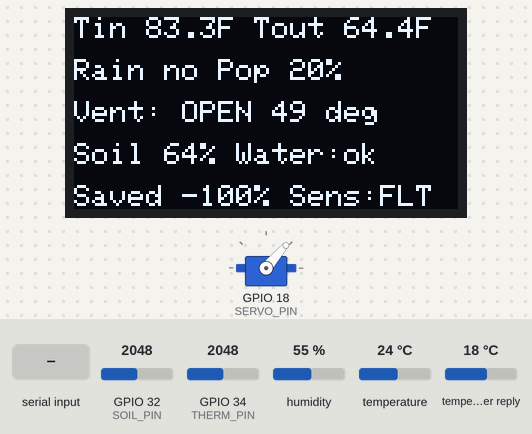
Recording of a sketch running on a simulated ESP32. Parts: servo, 128×64 one-colour display. The inputs (shaded band) are chosen by the test bench; at power-on: GPIO 34 (THERM_PIN) = 2048, GPIO 32 (SOIL_PIN) = 2048, temperature 24 °C, humidity 55 %, temperature in the weather reply 18 °C (analog values on the 0–4095 scale). WiFi joins after 1.5 s; servers stay silent unless stated; no MQTT or app messages arrive unless stated; web services answer with replies made up by the test bench; what the sketch prints to the serial monitor is not drawn.

Above: at 3.6 s.
3.7 s: GPIO 34 (THERM_PIN) set to 1969
At 4.8 s:
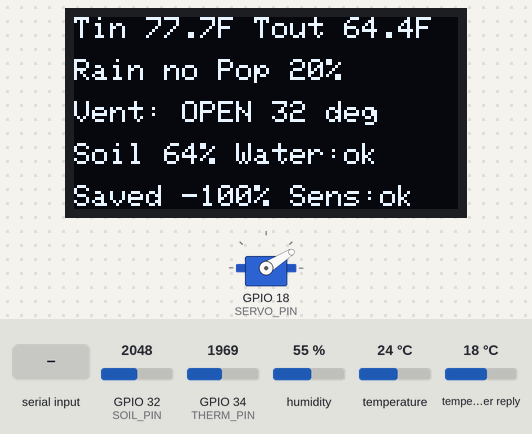
5.5 s: GPIO 34 (THERM_PIN) set to 2866
At 7.2 s:
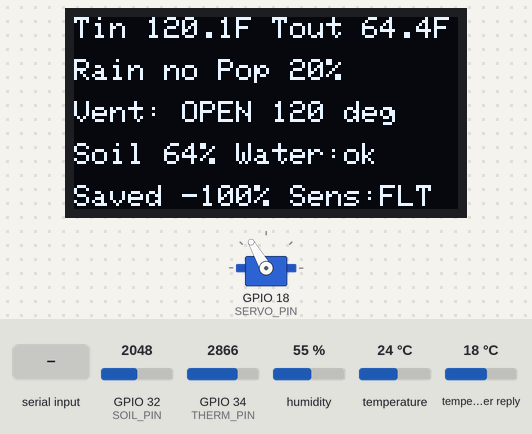
7.5 s: GPIO 32 (SOIL_PIN) set to 2143
At 9.1 s:
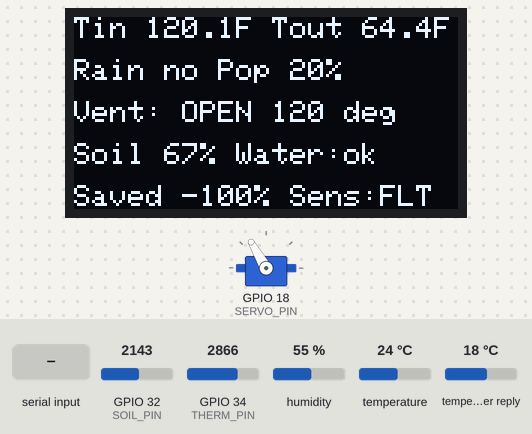
9.5 s: GPIO 34 (THERM_PIN) set to 1228
At 11.4 s:
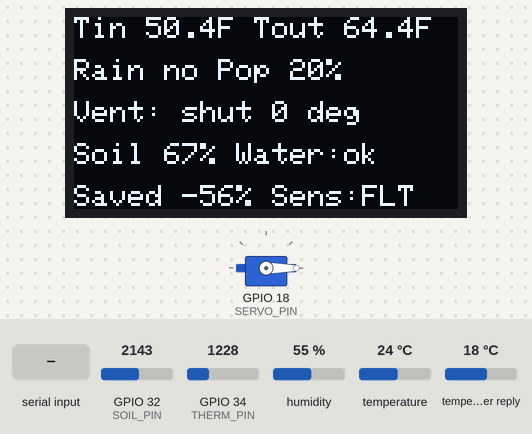
15.5 s: temperature set to 12 °C
At 23.3 s:
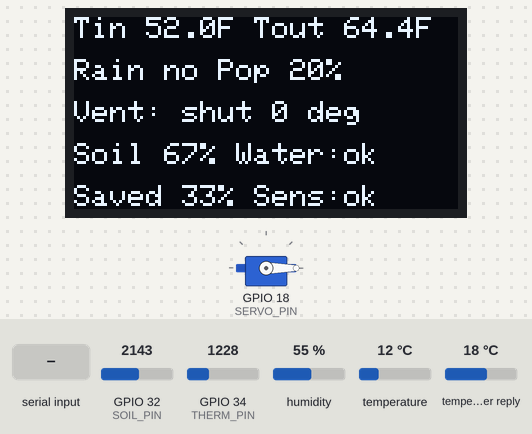
23.4 s: "storm\n" received over Serial
At 29.1 s:
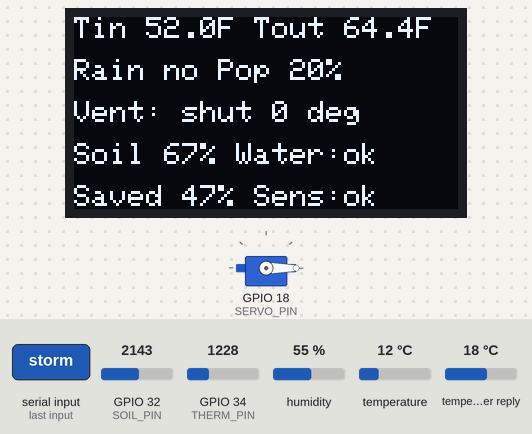
Timing chart, 0 to 30.6 s (numbered marks = the images above; inputs shaded):
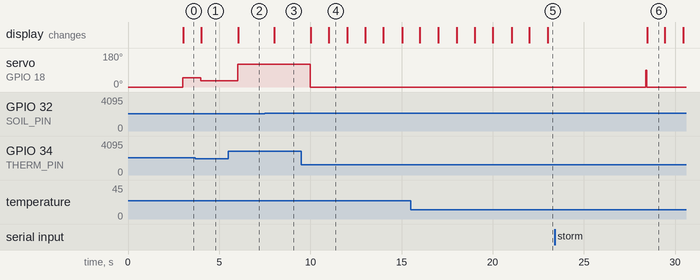

The sketch:

GreenHouse.ino
```cpp
#include <Arduino.h>
#include <WiFi.h>
#include <WiFiClientSecure.h>
#include <PubSubClient.h>
#include <HTTPClient.h>
#include <ArduinoJson.h>
#include <DHT.h>
#include <ESP32Servo.h>
#include <Wire.h>
#include <Adafruit_GFX.h>
#include <Adafruit_SSD1306.h>

// Credentials
#define WIFI_SSID     ""     // 2.4 GHz network or phone hotspot
#define WIFI_PASS     ""
#define OWM_API_KEY   ""
#define LAT           "29.42"
#define LON           "-98.49"
#define AIO_USER      ""
#define AIO_KEY       ""

// 1 = fake weather values (WiFi and dashboard stay ON). 0 = real OpenWeather data.
#define USE_MOCK_API  0
#define MOCK_TOUT     18.0f
#define MOCK_POP      0.10f
#define MOCK_RAIN     false

// Pins
#define DHT_PIN       4
#define DHT_TYPE      DHT11
#define THERM_PIN     34                   // ADC1
#define SOIL_PIN      32                   // ADC1
#define SERVO_PIN     18

// ---------- Control parameters ----------
const float T_SET        = 25.0f;   // setpoint (C)
const float DELTA_IN     = 1.0f;    // delta: deadband above setpoint
const float DELTA_OUT    = 2.0f;    // Delta: outside must be this much cooler
const float SENSOR_DIFF  = 4.0f;    // max allowed DHT vs thermistor disagreement
const float POP_LIMIT    = 0.40f;   // rain probability that blocks the vent
const float SPIKE_MARGIN = 4.0f;    // forecast above Tset by this = heat spike
const float PRECOOL_BIAS = 2.0f;    // lower setpoint during a forecast spike
const int   ANGLE_MIN    = 30;      // vent angle when just opening
const int   ANGLE_MAX    = 120;
const float BASELINE_DUTY = 0.5f;   // fixed-schedule baseline: vent open 50% of the time

const float THERM_OFFSET_C = 3.5f;  // calibration: thermistor read ~3.5 C low vs the DHT11

// Soil moisture and irrigation (calibrate on the hardware sensor)
// Read "soil_raw" in the Serial output with the probe in dry air and again in a cup of water,
// then put those two numbers here.
const int   SOIL_RAW_DRY  = 350;   // ADC value in dry air/soil
const int   SOIL_RAW_WET  = 3000;   // ADC value in water/wet soil
const int   SOIL_DRY_PCT  = 35;     // below this the plant needs water
const int   SOIL_WET_PCT  = 60;     // at or above this the soil is wet enough
const float SCHEDULE_PERIOD_S = 120.0f;  // demo value; use 21600 (6 h) for a real deployment

#if USE_MOCK_API
const unsigned long POLL_MS = 15000UL;
#else
const unsigned long POLL_MS = 600000UL;   // 10 min between real API calls
#endif
const unsigned long RETRY_MS = 30000UL;   // retry sooner if a fetch failed

const unsigned long PUB_INTERVAL_MS = 20000UL;  // 8 feeds every 20 s stays under the free 30/min limit

// ---------- Objects ----------
DHT dht(DHT_PIN, DHT_TYPE);
Servo vent;
WiFiClient netClient;
PubSubClient mqtt(netClient);
Adafruit_SSD1306 oled(128, 64, &Wire, -1);

// ---------- State ----------
struct Weather {
  bool  valid    = false;
  float tout     = NAN;
  float nextTemp = NAN;
  float pop      = 0;
  bool  raining  = false;
} weather;

float tin = NAN, tDht = NAN, tTherm = NAN;
int   soilPct = 0;
int   soilRaw = 0;
float hum = NAN;
bool  sensorFault = false;
bool  ventOpen = false;
int   ventAngle = 0;

unsigned long lastPoll = 0, lastTick = 0, lastJson = 0, lastTs = 0;
unsigned long pollGap = POLL_MS;
float ventOpenSec = 0, elapsedSec = 0, degHours = 0;
bool  rainRisk = false, waterNeeded = false;
int   irrigationAvoided = 0, irrigationWatered = 0;
float nextSlotSec = SCHEDULE_PERIOD_S;
float cToF(float c) { return c * 9.0f / 5.0f + 32.0f; }

// ---------- Sensors ----------
// Hardware thermistor: 10k NTC on the 3V3 side, 10k fixed resistor to GND (Steinhart-Hart)
float readThermistorC() {
  int sum = 0;
  for (int i = 0; i < 5; i++) {
    sum += constrain(analogRead(THERM_PIN), 10, 4085);
    delay(3);
  }
  float reading = sum / 5.0f;
  float r = 10000.0f * ((4095.0f / reading) - 1.0f);
  if (r <= 0) return NAN;
  double lnR = log(r);
  double tempK = 1.0 / (0.001129148 + (0.000234125 + 0.0000000876741 * lnR * lnR) * lnR);
float tempC= (float)(tempK - 273.15);
return tempC+ THERM_OFFSET_C;
}

int readSoilPct() {
  long sum = 0;
  for (int i = 0; i < 10; i++) sum += analogRead(SOIL_PIN);
  soilRaw = sum / 10;
  return constrain(map(soilRaw, SOIL_RAW_DRY, SOIL_RAW_WET, 0, 100), 0, 100);
}

void readSensors() {
  tDht   = dht.readTemperature();
  tTherm = readThermistorC();
  hum = dht.readHumidity();
  soilPct  = readSoilPct();

  bool dhtOk = !isnan(tDht), thOk = !isnan(tTherm);
  sensorFault = false;
  if (dhtOk && thOk) {
    if (fabs(tDht - tTherm) > SENSOR_DIFF) {
      sensorFault = true;
      tin = tTherm;                       // thermistor treated as primary on disagreement
    } else {
      tin = (tDht + tTherm) / 2.0f;
    }
  } else if (thOk) { tin = tTherm; sensorFault = true; }
  else if (dhtOk)  { tin = tDht;   sensorFault = true; }
  else             { tin = NAN;    sensorFault = true; }
}

// ---------- Cloud ----------
bool httpGetJson(const String &url, JsonDocument &doc) {
  WiFiClientSecure client;
  client.setInsecure();                   // classroom demo; use a CA cert in production
  HTTPClient http;
  if (!http.begin(client, url)) return false;
  int code = http.GET();
  bool ok = false;
  if (code == 200) ok = (deserializeJson(doc, http.getString()) == DeserializationError::Ok);
  else Serial.printf("OpenWeather HTTP %d\n", code);
  http.end();
  return ok;
}

bool fetchWeather() {
#if USE_MOCK_API
  weather.tout = MOCK_TOUT; weather.nextTemp = MOCK_TOUT + 1;
  weather.pop = MOCK_POP;   weather.raining = MOCK_RAIN;
  weather.valid = true;
  return true;
#else
  if (WiFi.status() != WL_CONNECTED) return false;
  String base = "https://api.openweathermap.org/data/2.5/";
  String tail = String("&lat=") + LAT + "&lon=" + LON + "&units=metric&appid=" + OWM_API_KEY;

  JsonDocument cur;
  if (!httpGetJson(base + "weather?" + tail.substring(1), cur)) return false;
  weather.tout = cur["main"]["temp"] | NAN;
  String main = cur["weather"][0]["main"] | "";
  float rain1h = cur["rain"]["1h"] | 0.0f;
  weather.raining = rain1h > 0 || main == "Rain" || main == "Drizzle" || main == "Thunderstorm";

  JsonDocument fc;
  if (httpGetJson(base + "forecast?cnt=2" + tail, fc)) {
    weather.pop = fc["list"][0]["pop"] | 0.0f;
    weather.nextTemp = fc["list"][1]["main"]["temp"] | weather.tout;
  } else {
    weather.pop = 0; weather.nextTemp = weather.tout;
  }
  weather.valid = !isnan(weather.tout);
  return weather.valid;       // last good response stays cached if a poll fails
#endif
}

// ---------- Control ----------
void updateControl() {
  rainRisk = weather.valid && (weather.raining || weather.pop >= POP_LIMIT);
  if (isnan(tin) || !weather.valid) {     // fail safe: close vent
    ventOpen = false;
  } else {
    float tset = T_SET;
    if (weather.nextTemp > T_SET + SPIKE_MARGIN) tset -= PRECOOL_BIAS;

    bool tooHot        = tin > tset + DELTA_IN;
    bool outsideCooler = weather.tout < tin - DELTA_OUT;

    if (!ventOpen && tooHot && outsideCooler && !rainRisk) ventOpen = true;
    else if (ventOpen && (rainRisk || tin <= tset || weather.tout >= tin)) ventOpen = false;

    ventAngle = ventOpen ? constrain((int)(ANGLE_MIN + (tin - tset) * 5.5f), ANGLE_MIN, ANGLE_MAX) : 0;
  }
  if (!ventOpen) ventAngle = 0;
  vent.write(ventAngle);
}

void updateMetrics(float dt) {
  elapsedSec += dt;
  if (ventOpen) ventOpenSec += dt;
  if (!isnan(tin) && tin > T_SET) degHours += (tin - T_SET) * dt / 3600.0f;

  // Plant protection: water only when soil is dry and no rain is expected
  waterNeeded = (soilPct < SOIL_DRY_PCT) && !rainRisk;

  // At each fixed-schedule slot the baseline would water; we only do so if needed
  if (elapsedSec >= nextSlotSec) {
    nextSlotSec += SCHEDULE_PERIOD_S;
    if (waterNeeded) irrigationWatered++;
    else irrigationAvoided++;
  }
}

float savedPct() {                         // actuator-off time vs fixed schedule baseline
  float base = BASELINE_DUTY * elapsedSec;
  return base > 0 ? (base - ventOpenSec) / base * 100.0f : 0;
}

// ---------- Outputs ----------
void drawOled() {
  oled.clearDisplay();
  oled.setTextSize(1);
  oled.setTextColor(SSD1306_WHITE);
  oled.setCursor(0, 0);  oled.printf("Tin %.1fF Tout %.1fF", cToF(tin), cToF(weather.tout));
  oled.setCursor(0, 14); oled.printf("Rain %s Pop %.0f%%", weather.raining ? "YES" : "no", weather.pop * 100);
  oled.setCursor(0, 28); oled.printf("Vent: %s %d deg", ventOpen ? "OPEN" : "shut", ventAngle);
  oled.setCursor(0, 42); oled.printf("Soil %d%% Water:%s", soilPct, waterNeeded ? "NEED" : (rainRisk ? "skip" : "ok"));
  oled.setCursor(0, 56); oled.printf("Saved %.0f%% Sens:%s", savedPct(), sensorFault ? "FLT" : "ok");
  oled.display();
}

#define PRINT_JSON 0   // set to 1 to also print the full JSON line (for report data)

void printStatus() {
Serial.printf("Tin %.1fF | Tout %.1fF | Rain %s | Vent %s %d | Soil %d%% (raw %d) | Saved %.0f%% | Sens %s\n",
              cToF(tin), cToF(weather.tout), weather.raining ? "YES" : "no",
              ventOpen ? "OPEN" : "shut", ventAngle,
              soilPct, soilRaw, savedPct(), sensorFault ? "FLT" : "ok");
}

void printJson() {
  JsonDocument doc;
  doc["tin"] = cToF(tin);//clear adafruit old logs to make room for fahrenheit conversion
  doc["t_dht"] = tDht;
  doc["t_therm"] = tTherm;
  doc["tout"] = weather.tout;
  doc["pop"] = weather.pop;
  doc["rain"] = weather.raining;
  doc["humidity"] = hum;
  doc["vent_open"] = ventOpen;
  doc["vent_angle"] = ventAngle;
  doc["fault"] = sensorFault;
  doc["actuator_off_saved_pct"] = savedPct();
  doc["degree_hours"] = degHours;
  doc["soil_pct"] = soilPct;
  doc["soil_raw"] = soilRaw;
  doc["water_needed"] = waterNeeded;
  doc["irrigation_avoided"] = irrigationAvoided;
  doc["irrigation_watered"] = irrigationWatered;
  serializeJson(doc, Serial);
  Serial.println();
}

bool mqttConnect() {
  if (mqtt.connected()) return true;
  static unsigned long lastTry = 0;
  if (millis() - lastTry < 10000) return false;     // retry at most every 10 s
  lastTry = millis();
  bool ok = mqtt.connect("greenhouse-esp32", AIO_USER, AIO_KEY);
  Serial.println(ok ? "Adafruit IO: connected" : "Adafruit IO: connect failed");
  return ok;
}

void pubFeed(const char *feed, float value) {
  if (isnan(value)) return;
  char topic[64], payload[16];
  snprintf(topic, sizeof(topic), "%s/feeds/%s", AIO_USER, feed);
  snprintf(payload, sizeof(payload), "%.2f", value);
  mqtt.publish(topic, payload);
}
void publishDashboard() {
  if (WiFi.status() != WL_CONNECTED || !mqttConnect()) return;
  pubFeed("tin", cToF(tin));
  pubFeed("tout", cToF(weather.tout));
  pubFeed("soil", soilPct);
  pubFeed("vent-angle", ventAngle);
  pubFeed("humidity", hum);
  pubFeed("degree-hours", degHours);
  pubFeed("saved-pct", savedPct());
  pubFeed("irrigation-avoided", irrigationAvoided);
  Serial.println("Adafruit IO: published");
}

  void handleSerialCommand() {
  if (Serial.available() > 0) {
    String command = Serial.readStringUntil('\n');
    command.trim();  // Remove newline and extra spaces

    if (command == "storm") {
      ventOpen = true;
      ventAngle = 90;
      delay(5000);
      vent.write(ventAngle);
      Serial.println("Vent opened");
    }}}
// ---------- Setup / loop ----------
void setup() {
  Serial.begin(115200);
  analogReadResolution(12);
  dht.begin();
  vent.attach(SERVO_PIN);
  vent.write(0);
  mqtt.setServer("io.adafruit.com", 1883);
  Wire.begin(21, 22);
  if (!oled.begin(SSD1306_SWITCHCAPVCC, 0x3C)) {
    Serial.println("SSD1306 allocation failed");
    while (1);
  }
  oled.clearDisplay();
  oled.setTextSize(1);
  oled.setTextColor(SSD1306_WHITE);
  oled.setCursor(0, 0);
  oled.println("Smart Greenhouse");
  oled.println("Connecting WiFi...");
  oled.display();
  WiFi.mode(WIFI_STA);
  WiFi.begin(WIFI_SSID, WIFI_PASS);
  unsigned long t0 = millis();
  while (WiFi.status() != WL_CONNECTED && millis() - t0 < 15000) delay(250);
  if (WiFi.status() == WL_CONNECTED) {
    Serial.print("WiFi connected, IP ");
    Serial.println(WiFi.localIP());
  } else {
    Serial.println("WiFi NOT connected (check name/password, use 2.4 GHz)");
  }
  pollGap = fetchWeather() ? POLL_MS : RETRY_MS;
  lastPoll = millis();
  lastTick = millis();
}
void loop() {
  unsigned long now = millis();
  handleSerialCommand();

  if (now - lastPoll >= pollGap) {          // poll the API only every pollGap, otherwise use cache
    pollGap = fetchWeather() ? POLL_MS : RETRY_MS;
    lastPoll = now;
  }

  if (now - lastTick >= 1000) {
    float dt = (now - lastTick) / 1000.0f;
    lastTick = now;
    readSensors();
    updateControl();
    updateMetrics(dt);
    drawOled();
  }

  if (now - lastJson >= 5000) {
    printStatus();
#if PRINT_JSON
    printJson();
#endif
    lastJson = now;
  }
  if (mqtt.connected()) mqtt.loop();
  if (now - lastTs >= PUB_INTERVAL_MS) {
    publishDashboard();
    lastTs = now;
  }
}
```

Measured:
- the behaviour switches between 2026 and 2025 on GPIO 34 (THERM_PIN) (found by bisection; images 0 and 1)
- the behaviour switches between 2072 and 2073 on GPIO 32 (SOIL_PIN) (found by bisection; images 2 and 3)
- after the input at 3.7 s, servo on GPIO 18 (SERVO_PIN): 49° → 32° after 0.28 s; the display: changes after 0.31 s (image 1)
- after the input at 5.5 s, servo on GPIO 18 (SERVO_PIN): 32° → 120° after 0.51 s; the display: changes after 0.53 s (image 2)
- after the input at 7.5 s, the display: changes after 0.51 s (image 3)
- after the input at 9.5 s, servo on GPIO 18 (SERVO_PIN): 120° → 0° after 0.49 s; the display: first changes after 0.51 s (image 4 shows a later state)
- after the input at 15.5 s, the display: first differs from a run without the input after 2.5 s (image 5 shows a later state)
- after the input at 23.4 s, servo on GPIO 18 (SERVO_PIN): 0° → 90° after 5.0 s, → 0° 0.04 s later
